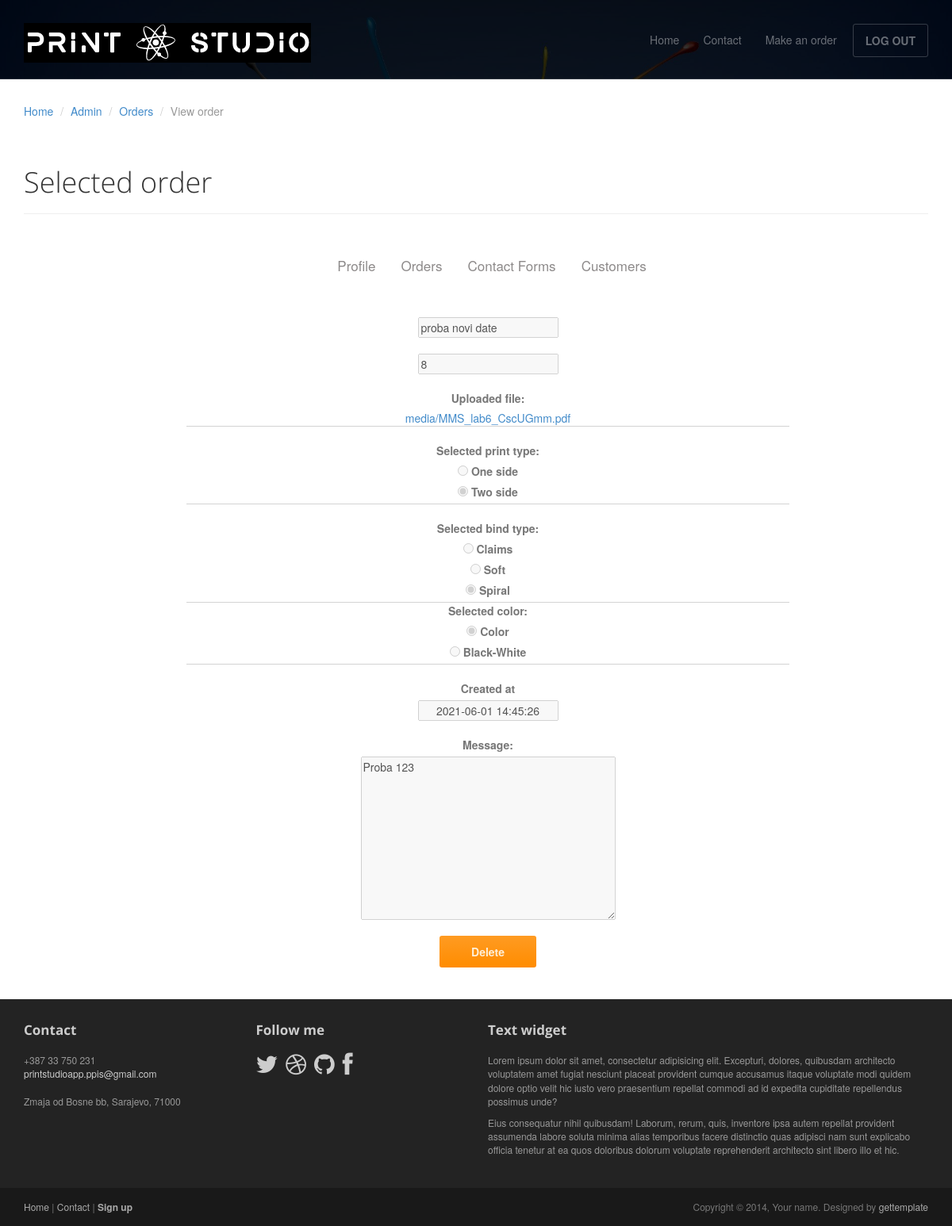
The page /viewOrder/36 (signed in) on the database its author committed.
### printStudioApp/models.py (models this page shows, shortened)
class Order(models.Model):
    userID = models.ForeignKey(User, related_name="orders", on_delete=models.CASCADE)
    orderCode = models.CharField(max_length=15, blank=False)
    title = models.FileField(upload_to='media')
    print_type = models.CharField(max_length=10)
    bind_type = models.CharField(max_length=10)
    number_of_copies = models.IntegerField()
    color = models.CharField(max_length=20)
    created_at = models.DateTimeField(auto_now_add=False)
    message = models.CharField(max_length=500, blank=True, null=True)
    class Meta:
        db_table = "printStudioApp_order"

### printStudioApp/decorators.py (the view)
        def wrapper_func(request, *args, **kwargs):
            group = None
            if request.user.groups.exists():
                group = request.user.groups.all()[0].name
            if group in allowed_roles:
                return view_func(request, *args, **kwargs)
            else:
                return HttpResponse('You are not authorized to view this page')

### printStudioApp/templates/viewOrder.html (shortened to what this page needs)
{% load static %}
<!DOCTYPE html>
<html lang="en">
<head>
	<link rel="stylesheet" href={% static 'css/bootstrap.min.css' %}>
	<link rel="stylesheet" href={% static 'css/font-awesome.min.css' %}>
	<link rel="stylesheet" href={% static 'css/bootstrap-theme.css' %} media="screen" >
	<link rel="stylesheet" href={% static 'css/main.css' %}>
</head>
<body>
	<div class="navbar navbar-inverse navbar-fixed-top headroom" >
		<div class="container">
			<div class="navbar-header">
				<a class="navbar-brand" href={% url 'home' %}><img src={% static 'images/logo.png' %} alt="Progressus HTML5 template"></a>
			</div>
			<div class="navbar-collapse collapse">
				<ul class="nav navbar-nav pull-right">
					<li><a href={% url 'home' %}>Home</a></li>
					<li><a href={% url 'contactForm' %}>Contact</a></li>
					{% if request.user.is_authenticated %}
    				<li><a href={% url 'order' %}>Make an order</a></li>
						<li><a class="btn" href={% url 'logout' %}>LOG OUT</a></li>
					{% else %}
						<li><a href={% url 'login' %}>Make an order</a></li>
						<li><a class="btn" href={% url 'login' %}>SIGN IN / SIGN UP</a></li>
					{% endif %}
				</ul>
			</div>
		</div>
	</div>
	<header id="head" class="secondary"></header>
	<div class="container">
		<ol class="breadcrumb">
			<li><a href={% url 'home' %}>Home</a></li>
			{% if request.user.groups.all.0.name == "admin"%}
            <li><a href={% url 'userProfile' user.id %}>Admin</a></li>
            {% else %}
            <li><a href={% url 'userProfile' user.id %}>Customer</a></li>
            {% endif %}
			<li><a href={% url 'listOrders' %}>Orders</a></li>
			<li class="active">View order</li>
		</ol>
		<br>
        <header class="page-header">
            <h1 class="page-title">Selected order</h1>
        </header>
		<br>
		<div class="topnav justify-content-center">
			<ul class="navbar-nav abs-center-x">
				<li class="nav-item">
					<a href={% url 'userProfile' user.id %}>Profile</a>
				</li>
				<li class="nav-item">
					<a class="onCenter" href={% url 'listOrders' %}>Orders</a>
				</li>
				<li class="nav-item">
					<a class="onCenter" href={% url 'listContactForms' %}>Contact Forms</a>
				</li>
				{% if request.user.groups.all.0.name == "admin"%}
				<li class="nav-item">
					<a class="onCenter" href={% url 'listCustomers' %}>Customers</a>
				</li>
				{% endif %}
			</ul>
		  </div>
		  <br>
		  <br>
		  <div class="container">
			<div class="col-sm-2 point-1">
            </div>
			<div class="col-sm-8 point-1">
					<form method="POST" action="" class="post-form" enctype="multipart/form-data">
						<div class="row">
							<div class="col-sm-12">
								{{form.orderCode}}
							</div>
            			</div>
            			<br>
            			<div class="row">
							<div class="col-sm-12">
								{{form.number_of_copies}}
							</div>
						</div>
						<br>
            			<div class="row">
							<div class="col-sm-12 divBorder">
                				<label for="title">Uploaded file:</label>
								<br>
								<div class="row">
									<div class="col-sm-4">
									</div>
									<div class="col-sm-4">
										{% load static %}
    									<a href="{% get_media_prefix %}{{form.title.value}}" download="{{form.title.value}}">{{form.title.value}}</a>
									</div>
									<div class="col-sm-4"></div>
								</div>
							</div>
						</div>
						<br>
						<div class="row">
							<div class="col-sm-12 divBorder">
                				<label for="print_type">Selected print type:</label>
								<br>
								{% for type in form.print_type %}
                					{{type}}
									<br>
								{% endfor %}
							</div>
						</div>
						<br>
            			<div class="row">
							<div class="col-sm-12 divBorder">
                				<label for="bind_type">Selected bind type:</label>
								<br>
								{% for type in form.bind_type %}
                					{{type}}
									<br>
								{% endfor %}
							</div>
						</div>
            			<div class="row">
							<div class="col-sm-12 divBorder">
                				<label for="color">Selected color:</label>
								<br>
								{% for type in form.color %}
                					{{type}}
									<br>
								{% endfor %}
							</div>
						</div>
						<br>
						<div class="row">
							<div class="col-sm-12">
								<label for="created_at">Created at</label>
								<br>
								{{form.created_at}}
								<br>
								<br>
								<label for="message">Message:</label>
								<br>
								{{form.message}}
								<br>
							</div>
							<br>
						</div>
						<br>
						<div>
							{% if request.user.groups.all.0.name == "admin"%}
							  <input class="btn btn-action" type="submit" value="Delete">
							{% endif %}
						  </div>
					</form>
			</div>
			<div class="col-sm-2 point-1">
            </div>
				</div>
	</div>
	<br>
	<br>
	<footer id="footer">
		<div class="footer1">
			<div class="container">
				<div class="row">
					<div class="col-md-3 widget">
						<h3 class="widget-title">Contact</h3>
						<div class="widget-body">
							<p>+387 33 750 231<br>
								<a href="mailto:#">printstudioapp.ppis@gmail.com</a><br>
								<br>
								Zmaja od Bosne bb, Sarajevo, 71000
							</p>
						</div>
					</div>
					<div class="col-md-3 widget">
						<h3 class="widget-title">Follow me</h3>
						<div class="widget-body">
							<p class="follow-me-icons clearfix">
								<a href=""><i class="fa fa-twitter fa-2"></i></a>
								<a href=""><i class="fa fa-dribbble fa-2"></i></a>
								<a href=""><i class="fa fa-github fa-2"></i></a>
								<a href=""><i class="fa fa-facebook fa-2"></i></a>
							</p>
						</div>
					</div>
					<div class="col-md-6 widget">
						<h3 class="widget-title">Text widget</h3>
						<div class="widget-body">
							<p>Lorem ipsum dolor sit amet, consectetur adipisicing elit. Excepturi, dolores, quibusdam architecto voluptatem amet fugiat nesciunt placeat provident cumque accusamus itaque voluptate modi quidem dolore optio velit hic iusto vero praesentium repellat commodi ad id expedita cupiditate repellendus possimus unde?</p>
							<p>Eius consequatur nihil quibusdam! Laborum, rerum, quis, inventore ipsa autem repellat provident assumenda labore soluta minima alias temporibus facere distinctio quas adipisci nam sunt explicabo officia tenetur at ea quos doloribus dolorum voluptate reprehenderit architecto sint libero illo et hic.</p>
						</div>
					</div>
				</div>
			</div>
		</div>
		<div class="footer2">
			<div class="container">
				<div class="row">
					<div class="col-md-6 widget">
						<div class="widget-body">
							<p class="simplenav">
								<a href="#">Home</a> |
								<a href={% url 'contactForm' %}>Contact</a> |
								<b><a href={% url 'register' %}>Sign up</a></b>
							</p>
						</div>
					</div>
					<div class="col-md-6 widget">
						<div class="widget-body">
							<p class="text-right">
								Copyright &copy; 2014, Your name. Designed by <a href="http://gettemplate.com/" rel="designer">gettemplate</a>
							</p>
						</div>
					</div>
				</div>
			</div>
		</div>
	</footer>
</body>
</html>

### static/css/main.css (style rules this page uses)
#head { background:#181015 url( /static/images/bg_header.jpg) no-repeat; background-size: cover; min-height:520px; text-align: center; padding-top:240px; color:white; font-family:"Open sans", Helvetica, Arial; font-weight:300; }
#head.secondary { height:100px; min-height: 100px; padding-top:0px; }
.headroom { -webkit-transition: all 0.4s ease-out; -moz-transition: all 0.4s ease-out; -o-transition: all 0.4s ease-out; transition: all 0.4s ease-out; }
h1, h2, h3, h4, h5, h6 { font-family:"Open sans", Helvetica, Arial; }
h1, .h1, h2, .h2, h3, .h3 { margin-top:30px; }
label { color: #777; }
.page-title { margin-top:20px; font-weight:300; }
.breadcrumb { background:none; padding:0; margin:30px 0 0px 0; }
img { max-width:100%; }
.footer1 { background: #232323; padding: 30px 0 0 0; font-size: 12px; color: #999; }
.footer1 a { color: #ccc; }
.footer1 .widget { margin-bottom:30px; }
.footer1 .widget-title { font-size: 17px; font-weight: bold; color: #ccc; margin: 0 0 20px; }
.follow-me-icons { font-size:30px; }
.follow-me-icons i { float:left; margin:0 10px 0 0; }
.footer2 { background: #191919; padding: 15px 0; color: #777; font-size: 12px; }
.footer2 a { color: #aaa; }
.footer2 p { margin: 0; }

### printStudioApp/templates/viewOrder.html (style rules this page uses)
.custom-radio-list { list-style-type: none; text-align: center; }
.topnav .navbar-nav { display: inline-block; float: none; vertical-align: top; }
.topnav { text-align: center; }
.topnav { overflow: hidden; background-color: white; }
.topnav a { float: left; color: #8d8a8a; text-align: center; padding: 14px 16px; text-decoration: none; font-size: 17px; }
.onCenter { margin: 0 auto; }
.nav-item { list-style-type: none; }
.point-1 { text-align: center; }
.divBorder { border-bottom: 1px solid lightgray; }
#id_created_at { text-align: center; }

### rows shown on the page
Order: orderCode "proba novi date", number_of_copies "8", title.value "media/MMS_lab6_CscUGmm.pdf", created_at "2021-06-01 14:45:26", message "Proba 123"
